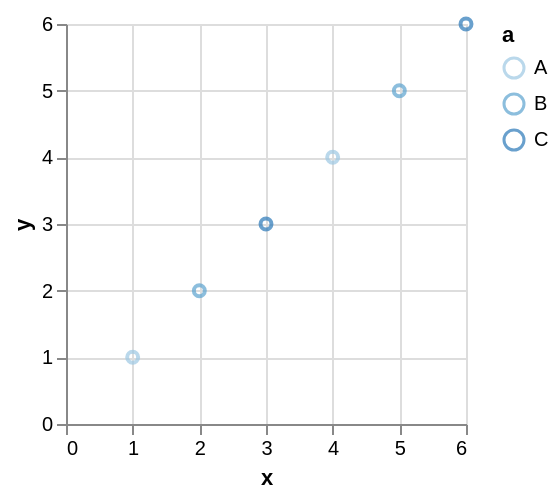

Write a Vega-Lite specification for this figure.
### Vega specification from a JSON file in a GitHub repository (floating-point values rounded to 4 significant figures)
{"$schema": "https://vega.github.io/schema/vega/v5.json", "autosize": "pad", "padding": 5, "width": 200, "height": 200, "style": "cell", "data": [{"name": "source_0", "values": [{"a": "B", "x": 2, "y": 2}, {"a": "A", "x": 1, "y": 1}, {"a": "A", "x": 4, "y": 4}, {"a": "B", "x": 5, "y": 5}, {"a": "C", "x": 3, "y": 3}, {"a": "C", "x": 6, "y": 6}]}], "marks": [{"name": "marks", "type": "symbol", "style": ["point"], "from": {"data": "source_0"}, "encode": {"update": {"opacity": {"value": 0.7}, "fill": [{"test": "datum[\"x\"] === null || isNaN(datum[\"x\"]) || datum[\"y\"] === null || isNaN(datum[\"y\"])", "value": null}, {"value": "transparent"}], "stroke": [{"test": "datum[\"x\"] === null || isNaN(datum[\"x\"]) || datum[\"y\"] === null || isNaN(datum[\"y\"])", "value": null}, {"scale": "color", "field": "a"}], "tooltip": {"signal": "{\"x\": format(datum[\"x\"], \"\"), \"y\": format(datum[\"y\"], \"\"), \"a\": ''+datum[\"a\"]}"}, "x": {"scale": "x", "field": "x"}, "y": {"scale": "y", "field": "y"}}}}], "scales": [{"name": "x", "type": "linear", "domain": {"data": "source_0", "field": "x"}, "range": [0, {"signal": "width"}], "nice": true, "zero": true}, {"name": "y", "type": "linear", "domain": {"data": "source_0", "field": "y"}, "range": [{"signal": "height"}, 0], "nice": true, "zero": true}, {"name": "color", "type": "ordinal", "domain": {"data": "source_0", "field": "a", "sort": true}, "range": "ordinal", "interpolate": "hcl"}], "axes": [{"scale": "x", "orient": "bottom", "grid": false, "title": "x", "labelFlush": true, "labelOverlap": true, "tickCount": {"signal": "ceil(width/40)"}, "zindex": 1}, {"scale": "x", "orient": "bottom", "gridScale": "y", "grid": true, "tickCount": {"signal": "ceil(width/40)"}, "domain": false, "labels": false, "maxExtent": 0, "minExtent": 0, "ticks": false, "zindex": 0}, {"scale": "y", "orient": "left", "grid": false, "title": "y", "labelOverlap": true, "tickCount": {"signal": "ceil(height/40)"}, "zindex": 1}, {"scale": "y", "orient": "left", "gridScale": "x", "grid": true, "tickCount": {"signal": "ceil(height/40)"}, "domain": false, "labels": false, "maxExtent": 0, "minExtent": 0, "ticks": false, "zindex": 0}], "legends": [{"stroke": "color", "gradientLength": {"signal": "clamp(height, 64, 200)"}, "title": "a", "encode": {"symbols": {"update": {"fill": {"value": "transparent"}, "opacity": {"value": 0.7}}}}}]}
